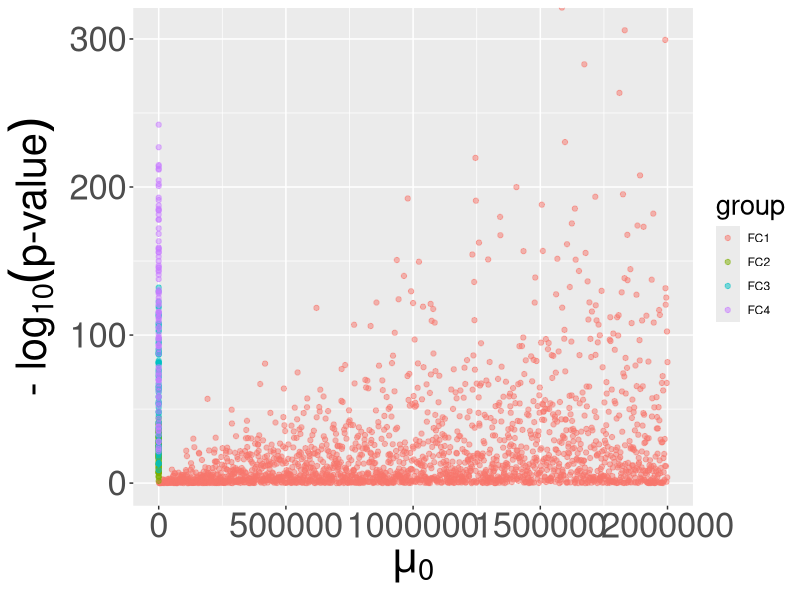
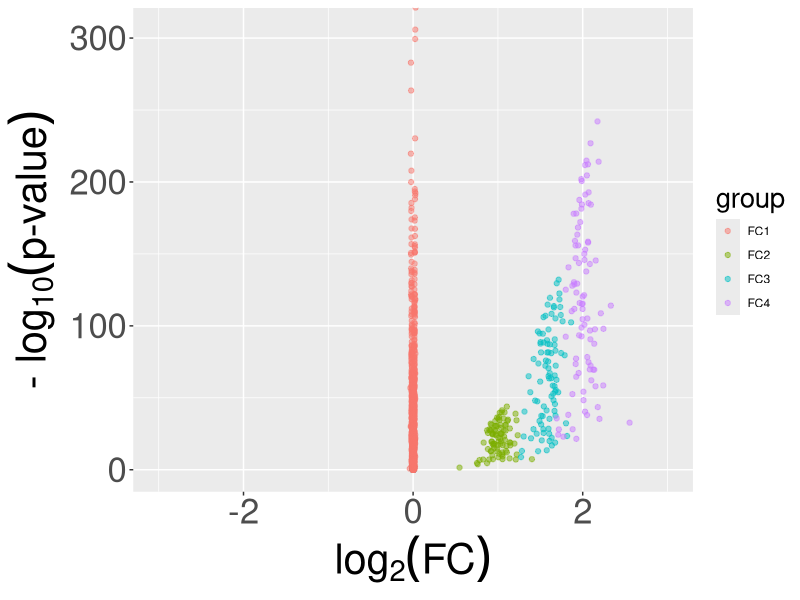

The R script that drew these images, in order:

command.arguments <- commandArgs(trailingOnly = TRUE);
code.directory    <- normalizePath(command.arguments[1]);
output.directory  <- normalizePath(command.arguments[2]);
tmp.directory     <- normalizePath(command.arguments[3]);

####################################################################################################
#library(RMySQL);
library(ggplot2);

#source(paste0(code.directory,'/get-transplant-life-table.R'));

resolution <- 100;

####################################################################################################
generate.DF.output <- function(
	num.replicates = NULL,
	lambdas        = NULL,
	fold.change    = NULL
	) {

	DF.output <- data.frame(
		lambda  = numeric(length(lambdas)),
		log2.FC = numeric(length(lambdas)),
		pval    = numeric(length(lambdas))
		);

	for (i in 1:length(lambdas)) {

		temp.mean = lambdas[i];

		lambda0 <- rnorm(n = num.replicates, mean = temp.mean, sd = temp.mean/100);
		lambda1 <- rnorm(n = num.replicates, mean = fold.change * temp.mean, sd = fold.change * temp.mean/100);

		obs0 <- rpois(n = num.replicates, lambda = lambda0);
		obs1 <- rpois(n = num.replicates, lambda = lambda1);

		DF.data <- rbind(
			data.frame(count = obs0, group = rep('A',length(obs0))),
			data.frame(count = obs1, group = rep('B',length(obs1)))
			);

		results.glm   <- glm(formula = count ~ group, data = DF.data, family = 'poisson');
		results.anova <- anova(results.glm,test='LRT');

		temp.pvalue   <- results.anova[['Pr(>Chi)']][2];
		temp.log2.FC  <- log2(mean(obs1)/mean(obs0));
		DF.output[i,] <- c(temp.mean,temp.log2.FC,temp.pvalue);

		}

	DF.output[,'minus.log10.pval'] <- -log10(DF.output[,'pval']);

	return(DF.output);

	}

####################################################################################################
setwd(output.directory);

####################################################################################################
num.replicates <- 5;
lambdas        <- seq(1000,2e6,1000);
fold.change    <- 1;

DF.output <- generate.DF.output(
	num.replicates = num.replicates,
	lambdas        = lambdas,
	fold.change    = fold.change
	);
DF.output.1 <- cbind(DF.output, group = factor(rep('FC1',nrow(DF.output)),levels = paste0('FC',1:4)));

####################################################################################################
num.replicates <- 5;
lambdas        <- seq(10,100,1);
fold.change    <- 2;

DF.output <- generate.DF.output(
	num.replicates = num.replicates,
	lambdas        = lambdas,
	fold.change    = fold.change
	);
DF.output.2 <- cbind(DF.output, group = factor(rep('FC2',nrow(DF.output)),levels = paste0('FC',1:4)));

####################################################################################################
num.replicates <- 5;
lambdas        <- seq(10,100,1);
fold.change    <- 3;

DF.output <- generate.DF.output(
	num.replicates = num.replicates,
	lambdas        = lambdas,
	fold.change    = fold.change
	);
DF.output.3 <- cbind(DF.output, group = factor(rep('FC3',nrow(DF.output)),levels = paste0('FC',1:4)));

####################################################################################################
num.replicates <- 5;
lambdas        <- seq(10,100,1);
fold.change    <- 4;

DF.output <- generate.DF.output(
	num.replicates = num.replicates,
	lambdas        = lambdas,
	fold.change    = fold.change
	);
DF.output.4 <- cbind(DF.output, group = factor(rep('FC4',nrow(DF.output)),levels = paste0('FC',1:4)));

####################################################################################################
DF.output <- rbind(DF.output.1,DF.output.2,DF.output.3,DF.output.4);
write.table(
	file      = 'rare-events-count-data.csv',
	x         = DF.output,
	sep       = '\t',
	quote     = FALSE,
	row.names = FALSE
	);

####################################################################################################
temp.filename <- 'pvalues.png';
my.ggplot <- ggplot(data = NULL);
my.ggplot <- my.ggplot + geom_point(mapping = aes(x = lambda, y = minus.log10.pval, colour = group), data = DF.output, alpha = 0.5);
my.ggplot <- my.ggplot + xlab(expression(mu[0]));
my.ggplot <- my.ggplot + ylab(expression('- log'[10]('p-value'))); #ylab("-log10(p-value)");
my.ggplot <- my.ggplot + theme(title = element_text(size = 20), axis.title = element_text(size = 30), axis.text  = element_text(size = 25));
ggsave(file = temp.filename, plot = my.ggplot, dpi = resolution, height = 6, width = 12, units = 'in');

####################################################################################################
temp.filename <- 'volcanoplot.png';
my.ggplot <- ggplot(data = NULL);
my.ggplot <- my.ggplot + geom_point(mapping = aes(x = log2.FC, y = minus.log10.pval, colour = group), data = DF.output, alpha = 0.5);
my.ggplot <- my.ggplot + xlab(expression('log'[2]('FC')));         #xlab("log2(FC)");
my.ggplot <- my.ggplot + ylab(expression('- log'[10]('p-value'))); #ylab("-log10(p-value)");
my.ggplot <- my.ggplot + scale_x_continuous(limits = 3.0 * c(-1,1));
my.ggplot <- my.ggplot + theme(title = element_text(size = 20), axis.title = element_text(size = 30), axis.text  = element_text(size = 25));
ggsave(file = temp.filename, plot = my.ggplot, dpi = resolution, height = 6, width = 12, units = 'in');

####################################################################################################

q();

